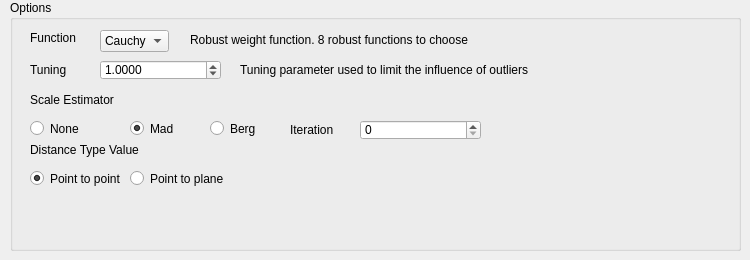
       <widget class="QWidget" name="RobustOutlier">
        <widget class="QGroupBox" name="groupBox_19">
         <property name="geometry">
          <rect>
           <x>10</x>
           <y>0</y>
           <width>731</width>
           <height>251</height>
          </rect>
         </property>
         <property name="title">
          <string>Options</string>
         </property>
         <widget class="QLabel" name="genericOutlierThresholdTitle">
          <property name="geometry">
           <rect>
            <x>20</x>
            <y>30</y>
            <width>51</width>
            <height>16</height>
           </rect>
          </property>
          <property name="text">
           <string>Function</string>
          </property>
         </widget>
         <widget class="QDoubleSpinBox" name="robustOutlierTuning">
          <property name="geometry">
           <rect>
            <x>90</x>
            <y>60</y>
            <width>121</width>
            <height>20</height>
           </rect>
          </property>
          <property name="suffix">
           <string/>
          </property>
          <property name="decimals">
           <number>4</number>
          </property>
          <property name="minimum">
           <double>0.000100000000000</double>
          </property>
          <property name="maximum">
           <double>10000000.000000000000000</double>
          </property>
          <property name="singleStep">
           <double>0.100000000000000</double>
          </property>
          <property name="value">
           <double>1.000000000000000</double>
          </property>
         </widget>
         <widget class="QLabel" name="label_9">
          <property name="geometry">
           <rect>
            <x>180</x>
            <y>30</y>
            <width>341</width>
            <height>20</height>
           </rect>
          </property>
          <property name="text">
           <string>Robust weight function. 8 robust functions to choose</string>
          </property>
         </widget>
         <widget class="QRadioButton" name="octreeSampleRandom_2">
          <property name="geometry">
           <rect>
            <x>120</x>
            <y>120</y>
            <width>141</width>
            <height>17</height>
           </rect>
          </property>
          <property name="text">
           <string>Mad</string>
          </property>
          <property name="checked">
           <bool>true</bool>
          </property>
          <attribute name="buttonGroup">
           <string notr="true">buttonGroup_7</string>
          </attribute>
         </widget>
         <widget class="QRadioButton" name="robustOutlierScaleNone">
          <property name="geometry">
           <rect>
            <x>20</x>
            <y>120</y>
            <width>91</width>
            <height>17</height>
           </rect>
          </property>
          <property name="text">
           <string>None</string>
          </property>
          <property name="checked">
           <bool>false</bool>
          </property>
          <attribute name="buttonGroup">
           <string notr="true">buttonGroup_7</string>
          </attribute>
         </widget>
         <widget class="QRadioButton" name="robustOutlierDistancePlane">
          <property name="geometry">
           <rect>
            <x>120</x>
            <y>170</y>
            <width>141</width>
            <height>17</height>
           </rect>
          </property>
          <property name="text">
           <string>Point to plane</string>
          </property>
          <property name="checked">
           <bool>false</bool>
          </property>
         </widget>
         <widget class="QRadioButton" name="robustOutlierScaleMad">
          <property name="geometry">
           <rect>
            <x>20</x>
            <y>170</y>
            <width>91</width>
            <height>17</height>
           </rect>
          </property>
          <property name="text">
           <string>Point to point</string>
          </property>
          <property name="checked">
           <bool>true</bool>
          </property>
         </widget>
         <widget class="QLabel" name="label_10">
          <property name="geometry">
           <rect>
            <x>20</x>
            <y>60</y>
            <width>71</width>
            <height>20</height>
           </rect>
          </property>
          <property name="text">
           <string>Tuning</string>
          </property>
         </widget>
         <widget class="QComboBox" name="optionRobust">
          <property name="geometry">
           <rect>
            <x>90</x>
            <y>30</y>
            <width>69</width>
            <height>22</height>
           </rect>
          </property>
          <item>
           <property name="text">
            <string>Cauchy</string>
           </property>
          </item>
          <item>
           <property name="text">
            <string>Welsch</string>
           </property>
          </item>
          <item>
           <property name="text">
            <string>Switchable Constraint</string>
           </property>
          </item>
          <item>
           <property name="text">
            <string>Geman- McClure</string>
           </property>
          </item>
          <item>
           <property name="text">
            <string>Tukey</string>
           </property>
          </item>
          <item>
           <property name="text">
            <string>Huber</string>
           </property>
          </item>
          <item>
           <property name="text">
            <string>L1</string>
           </property>
          </item>
         </widget>
         <widget class="QLabel" name="label_11">
          <property name="geometry">
           <rect>
            <x>230</x>
            <y>60</y>
            <width>341</width>
            <height>20</height>
           </rect>
          </property>
          <property name="text">
           <string>Tuning parameter used to limit the influence of outliers</string>
          </property>
         </widget>
         <widget class="QLabel" name="label_12">
          <property name="geometry">
           <rect>
            <x>20</x>
            <y>90</y>
            <width>341</width>
            <height>20</height>
           </rect>
          </property>
          <property name="text">
           <string>Scale Estimator</string>
          </property>
         </widget>
         <widget class="QRadioButton" name="robustOutlierScaleBerg">
          <property name="geometry">
           <rect>
            <x>200</x>
            <y>120</y>
            <width>141</width>
            <height>17</height>
           </rect>
          </property>
          <property name="text">
           <string>Berg</string>
          </property>
          <property name="checked">
           <bool>false</bool>
          </property>
          <attribute name="buttonGroup">
           <string notr="true">buttonGroup_7</string>
          </attribute>
         </widget>
         <widget class="QLabel" name="label_13">
          <property name="geometry">
           <rect>
            <x>20</x>
            <y>140</y>
            <width>341</width>
            <height>20</height>
           </rect>
          </property>
          <property name="text">
           <string>Distance Type Value</string>
          </property>
         </widget>
         <widget class="QLabel" name="label_14">
          <property name="geometry">
           <rect>
            <x>280</x>
            <y>120</y>
            <width>71</width>
            <height>20</height>
           </rect>
          </property>
          <property name="text">
           <string>Iteration</string>
          </property>
         </widget>
         <widget class="QDoubleSpinBox" name="robustOutlierIteration">
          <property name="geometry">
           <rect>
            <x>350</x>
            <y>120</y>
            <width>121</width>
            <height>20</height>
           </rect>
          </property>
          <property name="suffix">
           <string/>
          </property>
          <property name="decimals">
           <number>0</number>
          </property>
          <property name="minimum">
           <double>0.000000000000000</double>
          </property>
          <property name="maximum">
           <double>100.000000000000000</double>
          </property>
          <property name="singleStep">
           <double>1.000000000000000</double>
          </property>
          <property name="value">
           <double>0.000000000000000</double>
          </property>
         </widget>
        </widget>
       </widget>
